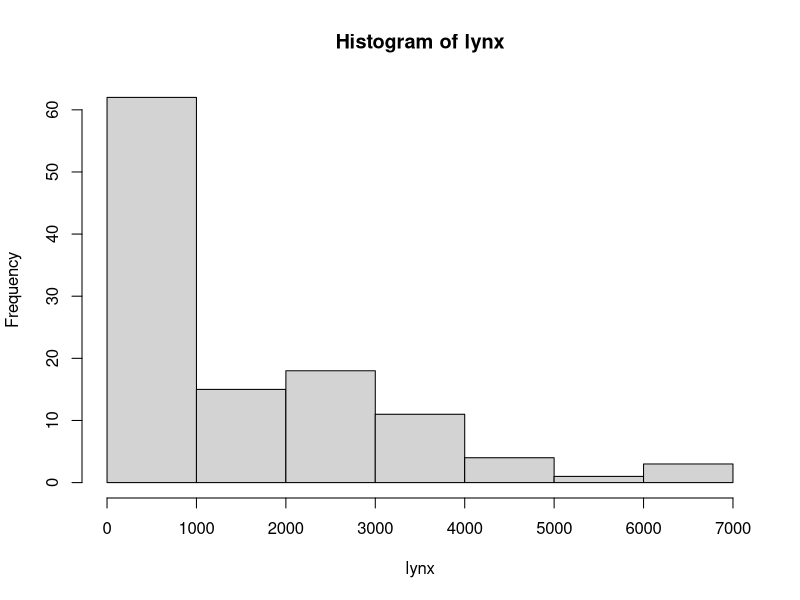
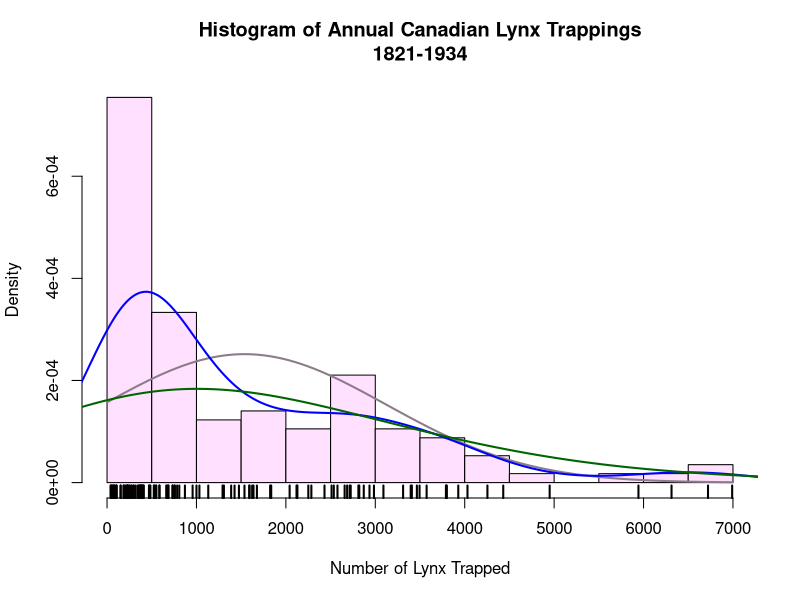

Write R code to recreate these figures, in order.
# R Succinctly
# sample_2_4.R
# Creating histograms for quantitative variables

# LOAD DATASET
require("datasets")
data(lynx)  # Annual Canadian Lynx trappings 1821-1934

# HISTOGRAM WITH DEFAULTS
hist(lynx)

# HISTOGRAM WITH OPTIONS
hist(lynx,
     breaks = 14,  # "Suggests" 14 bins
     freq = FALSE,  # Axis shows density, not frequency
     col = "thistle1",  # Color for histogram
     main = "Histogram of Annual Canadian Lynx Trappings\n1821-1934",
     xlab = "Number of Lynx Trapped")  # Label X axis

# SUPERIMPOSED NORMAL DISTRIBUTION
curve(dnorm(x, mean = mean(lynx), sd = sd(lynx)),  # Shape, mean, SD
      col = "thistle4",  # Color of churve
      lwd = 2,  # Line width of 2 pixels
      add = TRUE)  # Superimpose on previous graph

# SUPERIMPOSED KERNEL DENSITY ESTIMATES
lines(density(lynx), col = "blue", lwd = 2)
lines(density(lynx, adjust = 3), col = "darkgreen", lwd = 2)

# SUPERIMPOSED RUG PLOT
rug(lynx, lwd = 2)

# CLEAN UP
detach("package:datasets", unload = TRUE)  # Unloads datasets package
rm(list = ls())  # Remove all objects from workspace
